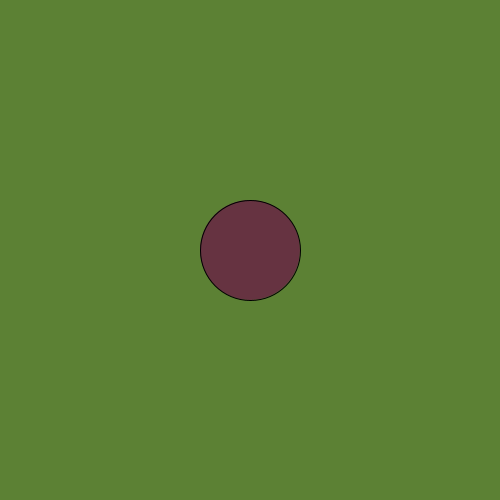
Frame 1 (no input)
Frame 60 (the mouse pressed at the canvas centre just before this capture): identical to frame 1, image omitted
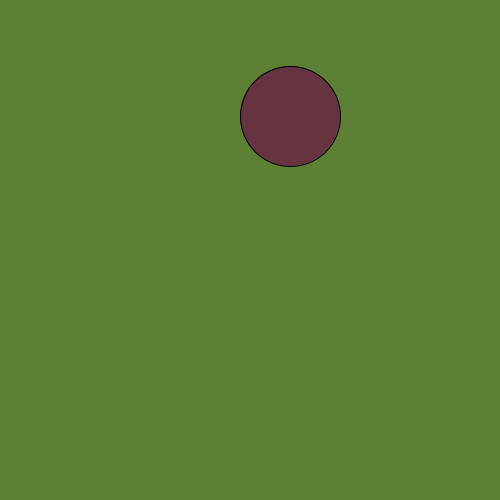
Frame 120 (the mouse held since frame 60 and released just before this capture)

The Processing sketch that drew these frames (run headless with seeded random() and noise(); from frame 60 on, the mouse is pressed at the canvas centre):

// Processing sketch: SlipperyDot
// ── SlipperyDot.pde
 // 4. create three integer variables to  
    //    represent the x, y, and the size of the ellipse
    int ellipseX = 250;
    int ellipseY = 250;
    int ellipseSize = 100;
    void setup() {
      //1. set the size of your sketch
    size(500, 500);
    }
    
    void draw() {
      //2. set the background color of your sketch
      background(92, 129, 52);
    
     //3. draw an ellipse. Make sure it fits in the window.
    fill(102, 51, 65);
    ellipse(ellipseX, ellipseY, ellipseSize, ellipseSize);
     //5. use the variables created in step 4 to in place of the numbers
      //   in your ellipse
    
    }
    
    void mousePressed() {
      //6a. create an integer variable called distance
     int distance;
      //6b. use the getDistance method to initialize your varible
      //    use the mouse's x and y and the x and y of your ellipse 
     distance = getDistance(mouseX, mouseY, ellipseX, ellipseY );
      //7. print the distance variable
    print(distance);
      
      //8a. make an if statement to check if the distance variable
      //   is greater than negative half the size of the ellipse,
      //   and less than positive half the size of the ellipse.
      if(distance > (-ellipseSize/2) && distance < (ellipseSize/2) ){
       ellipseX = (int)random (450); 
       ellipseY = (int)random (450);
      }
        //8b.  set the x and y of the ellipse to a random location on the window
       
      
    }
    
    int getDistance(int x1, int y1, int x2, int y2) {
      return (int)Math.sqrt(x2 * x2 + y2 * y2) - (int)Math.sqrt(x1 * x1 + y1 * y1);
    }
    
